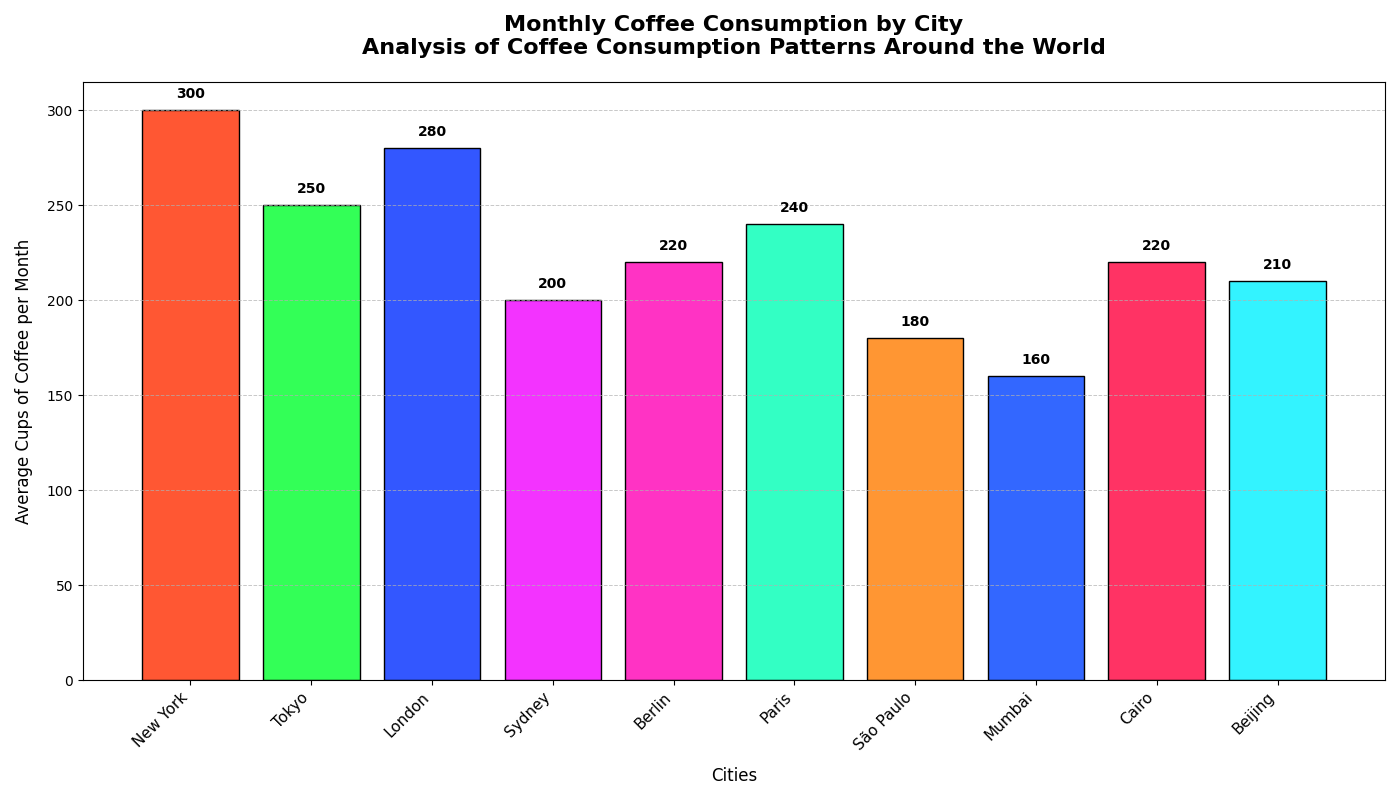

The Python source for this figure:
import matplotlib.pyplot as plt
import numpy as np

# Backstory: Analysis of Monthly Coffee Consumption in Different Cities Across the Globe
# Data: Average Cups of Coffee Consumed per Month by City

# List of cities
cities = ['New York', 'Tokyo', 'London', 'Sydney', 'Berlin', 'Paris', 'São Paulo', 'Mumbai', 'Cairo', 'Beijing']

# Average cups of coffee consumed per month (data in lists)
coffee_consumption = [300, 250, 280, 200, 220, 240, 180, 160, 220, 210]

# Create bar chart
fig, ax = plt.subplots(figsize=(14, 8))

# Define the bar colors dynamically
colors = ['#FF5733', '#33FF57', '#3357FF', '#F333FF', '#FF33C4', '#33FFC4', '#FF9633', '#3367FF', '#FF3364', '#33F3FF']

# Create the bars
bars = ax.bar(cities, coffee_consumption, color=colors, edgecolor='black')

# Annotate each bar with the consumption value
for bar, consumption in zip(bars, coffee_consumption):
    yval = bar.get_height()
    ax.text(bar.get_x() + bar.get_width() / 2, yval + 5, f'{consumption}', ha='center', va='bottom', fontsize=10, fontweight='bold', color='black')

# Main title and labels
ax.set_title('Monthly Coffee Consumption by City\nAnalysis of Coffee Consumption Patterns Around the World', fontsize=16, fontweight='bold', pad=20)
ax.set_xlabel('Cities', fontsize=12, labelpad=10)
ax.set_ylabel('Average Cups of Coffee per Month', fontsize=12, labelpad=10)

# Customize tick properties
ax.set_xticks(np.arange(len(cities)))
ax.set_xticklabels(cities, rotation=45, ha='right', fontsize=11)

# Add a grid for better readability
ax.yaxis.grid(True, linestyle='--', linewidth=0.7, alpha=0.7)

# Set a tighter layout for the plot
plt.tight_layout()

# Display the chart
plt.show()
